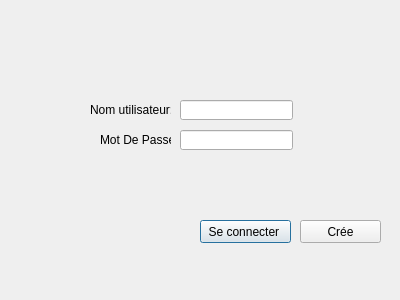
<?xml version="1.0" encoding="UTF-8"?>
<ui version="4.0">
 <class>Dialog</class>
 <widget class="QDialog" name="Dialog">
  <property name="geometry">
   <rect>
    <x>0</x>
    <y>0</y>
    <width>400</width>
    <height>300</height>
   </rect>
  </property>
  <property name="windowTitle">
   <string>Dialog</string>
  </property>
  <widget class="QLabel" name="label_11">
   <property name="geometry">
    <rect>
     <x>90</x>
     <y>100</y>
     <width>81</width>
     <height>20</height>
    </rect>
   </property>
   <property name="text">
    <string>Nom utilisateur:</string>
   </property>
  </widget>
  <widget class="QLineEdit" name="lineEdit_9">
   <property name="geometry">
    <rect>
     <x>180</x>
     <y>130</y>
     <width>113</width>
     <height>20</height>
    </rect>
   </property>
  </widget>
  <widget class="QPushButton" name="pushButton_4">
   <property name="geometry">
    <rect>
     <x>200</x>
     <y>220</y>
     <width>91</width>
     <height>23</height>
    </rect>
   </property>
   <property name="text">
    <string>Se connecter </string>
   </property>
  </widget>
  <widget class="QPushButton" name="pushButton_6">
   <property name="geometry">
    <rect>
     <x>300</x>
     <y>220</y>
     <width>81</width>
     <height>23</height>
    </rect>
   </property>
   <property name="text">
    <string>Crée</string>
   </property>
  </widget>
  <widget class="QLabel" name="label_12">
   <property name="geometry">
    <rect>
     <x>100</x>
     <y>130</y>
     <width>71</width>
     <height>20</height>
    </rect>
   </property>
   <property name="text">
    <string>Mot De Passe:</string>
   </property>
  </widget>
  <widget class="QLineEdit" name="lineEdit_8">
   <property name="geometry">
    <rect>
     <x>180</x>
     <y>100</y>
     <width>113</width>
     <height>20</height>
    </rect>
   </property>
  </widget>
 </widget>
 <resources/>
 <connections/>
</ui>
